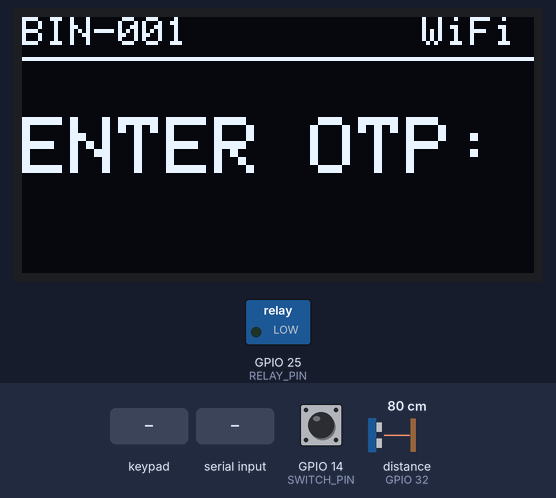
Simulated run of this sketch. Board: ESP32. Parts: 128×64 one-colour display, switched loads named in the sketch (green lamp = pin HIGH). Dashed ring = blinking. The inputs (shaded band) are chosen by the test bench; at power-on: GPIO 14 (SWITCH_PIN) HIGH, distance to the obstacle (sensor on GPIO 32) 80 cm. The echo pulse lasts 58.3 µs per cm; WiFi joins after 1.5 s; servers stay silent unless stated; uploads are accepted with an empty reply; EEPROM starts erased; pins used as bus, display or sensor lines are not drawn; what the sketch prints to the serial monitor is not drawn. At 16.0 s the program restarts the board; the recording ends there.

Above: at 2.8 s.
2.9 s: keypad keys 1 5 4 1 6 1 7 # pressed 0.4 s apart
At 5.2 s:
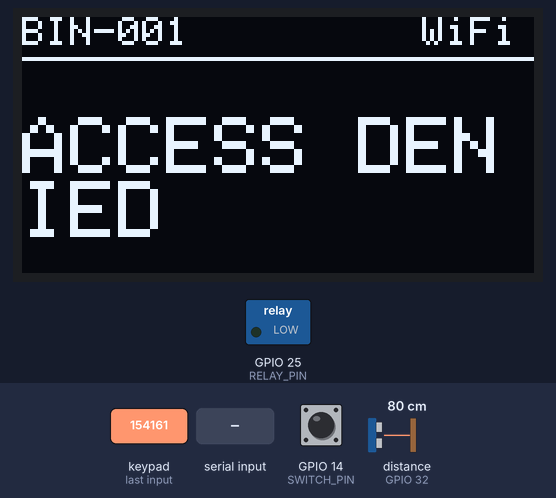
7.6 s: "UNLOCK\n" received over Serial
At 7.98 s:
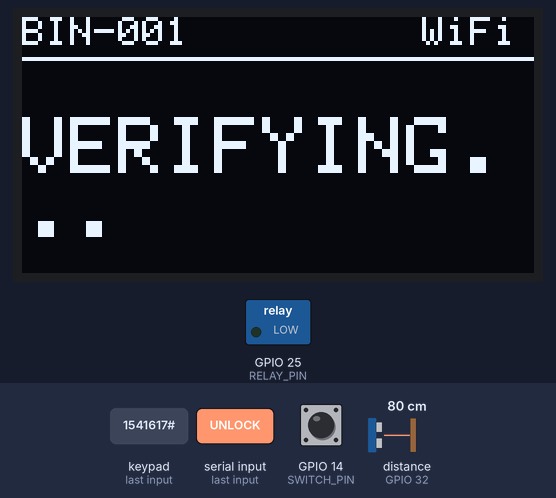
10.6 s: key 'A' pressed
At 13.0 s:
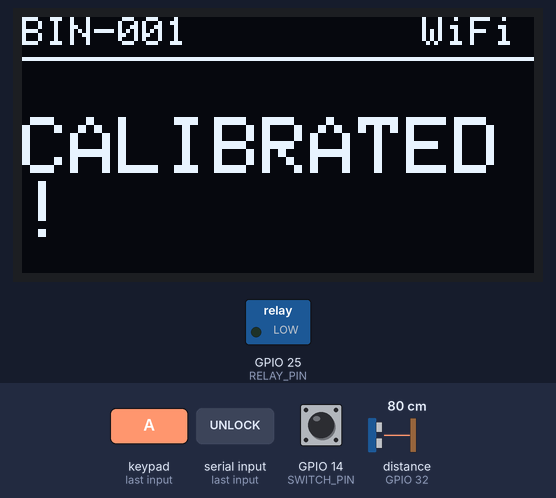
13.6 s: key 'D' pressed
At 14.9 s:
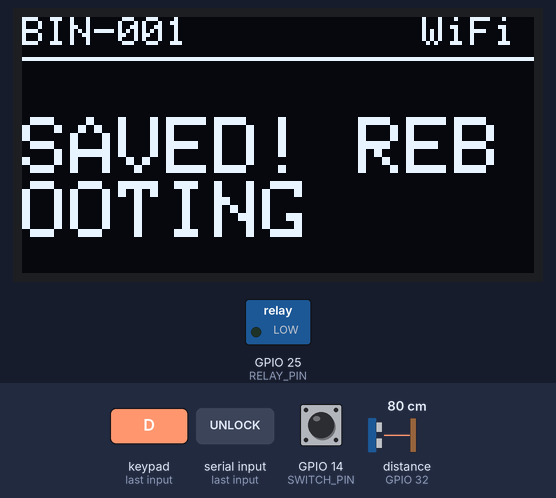
Timing chart, 0 to 16.0 s (numbered marks = the images above; inputs shaded):
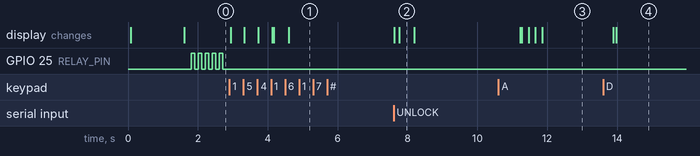

The sketch:

esp32_smart_bin.ino
```cpp
#include <WiFi.h>
#include <WiFiClientSecure.h>
#include <HTTPClient.h>
#include <WiFiManager.h> // https://github.com/tzapu/WiFiManager
#include <Preferences.h>
#include <Wire.h>
#include <Adafruit_GFX.h>
#include <Adafruit_SSD1306.h>
#include <Keypad.h>
#include "config.h"
#include <ctype.h>

// --- PIN MAPPING ---
// OLED I2C
#define SCREEN_WIDTH 128
#define SCREEN_HEIGHT 64
// Custom I2C pins for OLED on the left side
#define OLED_SDA 27
#define OLED_SCL 26
Adafruit_SSD1306 display(SCREEN_WIDTH, SCREEN_HEIGHT, &Wire, -1);

// Keypad (All 8 pins contiguously on the RIGHT side - BOOT button side)
const byte ROWS = 4;
const byte COLS = 4;
char keys[ROWS][COLS] = {
  {'1','2','3','A'},
  {'4','5','6','B'},
  {'7','8','9','C'},
  {'*','0','#','D'}
};
byte rowPins[ROWS] = {15, 4, 16, 17};
byte colPins[COLS] = {5, 18, 19, 23};
Keypad keypad = Keypad(makeKeymap(keys), rowPins, colPins, ROWS, COLS);

// Hardware (All other components moved to the LEFT side)
#define RELAY_PIN 25
#define TRIG_PIN 33
#define ECHO_PIN 32
#define SWITCH_PIN 14

// --- CONFIGURATION ---
// API_URL is now securely defined in config.h
Preferences preferences;
char boxId[40] = "BIN-001";
char ownerPhone[20] = "";
long emptyBaselineDistance = 0;

// Log & Limit Switch Timers
unsigned long lidOpenedTime = 0;
bool isLidOpen = false;
bool leftOpenAlertSent = false;

// State Machine
enum State { STATE_IDLE, STATE_VERIFYING, STATE_AWAIT_DEPOSIT };
State currentState = STATE_IDLE;
String currentInput = "";
bool shouldSaveConfig = false;
unsigned long lastInteractionTime = 0;
bool isScreenOff = false;

// Callback for WiFiManager
WiFiManagerParameter* p_custom_box_id = NULL;
WiFiManagerParameter* p_custom_owner_phone = NULL;

void saveConfigCallback() {
  if (p_custom_box_id && p_custom_owner_phone) {
    Serial.println("--- CALLBACK TRIGGERED ---");

    // Print what WiFiManager captured
    String newPhone = String(p_custom_owner_phone->getValue());
    Serial.println("New Phone from Portal: '" + newPhone + "'");

    // Store in global array
    newPhone.toCharArray(ownerPhone, 20);
    preferences.putString("ownerPhone", String(ownerPhone));

    // Check Box ID as well
    String newBox = String(p_custom_box_id->getValue());
    newBox.toCharArray(boxId, 40);
    preferences.putString("boxId", String(boxId));

    Serial.println("NVS Save Complete! Memory now holds: " + String(ownerPhone));
    Serial.println("--------------------------");
  }
}

void sendLogToServer(String event, String details = "") {
  if (WiFi.status() == WL_CONNECTED) {
    WiFiClientSecure client;
    client.setInsecure();
    client.setTimeout(5);

    HTTPClient http;
    http.setTimeout(5000);

    String logUrl = String(API_URL);
    logUrl.replace("verify-otp", "log"); // Hack to reuse config URL base

    http.begin(client, logUrl);
    http.addHeader("Content-Type", "application/json");

    String payload = "{\"boxId\":\"" + String(boxId) + "\",\"ownerPhone\":\"" + String(ownerPhone) + "\",\"event\":\"" + event + "\",\"details\":\"" + details + "\"}";

    int httpResponseCode = http.POST(payload);
    Serial.println("[LOG SENDER] Event: " + event + " | Response: " + String(httpResponseCode));
    http.end();
  }
}

void setup() {
  Serial.begin(115200);

  // Init Pins
  pinMode(RELAY_PIN, OUTPUT);
  digitalWrite(RELAY_PIN, LOW); // Locked by default
  pinMode(TRIG_PIN, OUTPUT);
  pinMode(ECHO_PIN, INPUT);
  pinMode(SWITCH_PIN, INPUT_PULLUP);

  // Init OLED
  Wire.begin(OLED_SDA, OLED_SCL);

  if(!display.begin(SSD1306_SWITCHCAPVCC, 0x3C)) {
    Serial.println(F("SSD1306 allocation failed. Running in Serial-only mode."));
    // Removed infinite loop so we can test without OLED
  } else {
    display.clearDisplay();
    display.setTextColor(SSD1306_WHITE);
    display.setTextSize(1);
    display.setCursor(0,0);
    display.println(F("Booting up..."));
    display.display();
  }

  // Init NVS (Preferences)
  preferences.begin("smartbin", false);
  String savedBoxId = preferences.getString("boxId", "BIN-001");
  savedBoxId.toCharArray(boxId, 40);
  String savedPhone = preferences.getString("ownerPhone", "");
  savedPhone.toCharArray(ownerPhone, 20);
  emptyBaselineDistance = preferences.getLong("baseline", 50); // Default 50cm calibration

  Serial.println("\n--- DEBUG INFO ---");
  Serial.println("Loaded Box ID: " + String(boxId));
  Serial.println("Loaded Phone : '" + String(ownerPhone) + "'");
  Serial.println("------------------\n");

  // Dual Mode / Captive Portal
  WiFiManager wm;

  // Create custom input fields using global pointers
  if (!p_custom_box_id) p_custom_box_id = new WiFiManagerParameter("boxid", "Smart Bin ID (e.g. BIN-001)", boxId, 40);
  if (!p_custom_owner_phone) p_custom_owner_phone = new WiFiManagerParameter("ownerphone", "Owner WhatsApp (e.g. 919876543210)", ownerPhone, 20);

  wm.addParameter(p_custom_box_id);
  wm.addParameter(p_custom_owner_phone);
  wm.setSaveConfigCallback(saveConfigCallback);

  display.clearDisplay();
  display.setTextSize(1);
  display.setCursor(0,0);
  display.println(F("SMART BIN SETUP"));
  display.drawLine(0, 10, 128, 10, SSD1306_WHITE);

  display.setCursor(0, 18);
  display.println(F("Connecting to WiFi.."));
  display.println(F("If failed, join AP:"));
  display.println(F("> SmartBin-Setup"));
  display.display();

  // This will try to connect. If it fails, it spins up an AP named "SmartBin-Setup"
  if (!wm.autoConnect("SmartBin-Setup")) {
    Serial.println(F("Failed to connect and hit timeout"));
    delay(3000);
    ESP.restart();
  }

  // We no longer need to manually check shouldSaveConfig here
  // because it's handled instantly inside saveConfigCallback!

  display.clearDisplay();
  updateDisplay("ENTER OTP:");
}

void loop() {
  // Wi-Fi Connection Monitoring
  static bool wasConnected = true;
  if (WiFi.status() != WL_CONNECTED) {
    if (wasConnected) {
      wasConnected = false;
      updateDisplay("NO WI-FI!");
      Serial.println("[NETWORK] Wi-Fi Disconnected!");
    }
  } else {
    if (!wasConnected) {
      wasConnected = true;
      updateDisplay("ENTER OTP:");
      Serial.println("[NETWORK] Wi-Fi Reconnected!");
    }
  }

  // Screen Saver Logic (turn off OLED after 30s of idle)
  if (currentState == STATE_IDLE && !isScreenOff && (millis() - lastInteractionTime > 30000)) {
    display.ssd1306_command(SSD1306_DISPLAYOFF);
    isScreenOff = true;
    Serial.println("Screen Saver Active (OLED off)");
  }

  // Limit Switch LID_LEFT_OPEN Logic
  if (digitalRead(SWITCH_PIN) == HIGH) {
    if (!isLidOpen) {
      isLidOpen = true;
      lidOpenedTime = millis();
      leftOpenAlertSent = false;

      if (currentState == STATE_IDLE) {
        sendLogToServer("TAMPER_ALERT", "Lid forced open without OTP!");
        // Optional: Rapidly toggle relay to make noise
        for (int i = 0; i < 5; i++) {
          digitalWrite(RELAY_PIN, HIGH); delay(100);
          digitalWrite(RELAY_PIN, LOW); delay(100);
        }
      }
    } else if (!leftOpenAlertSent && (millis() - lidOpenedTime > 60000)) {
      sendLogToServer("LID_LEFT_OPEN");
      leftOpenAlertSent = true;
    }
  } else {
    if (isLidOpen) {
      isLidOpen = false;
      if (leftOpenAlertSent) {
        sendLogToServer("LID_CLOSED");
      }
      // Check Capacity on close
      delay(1000); // Wait for packages to settle
      long currentDist = getDistance();
      if (currentDist > 0 && currentDist < (emptyBaselineDistance * 0.25)) {
        sendLogToServer("BIN_FULL", "Capacity > 75% full");
      }
    }
  }

  switch (currentState) {
    case STATE_IDLE:
      handleKeypadInput();
      break;
    case STATE_VERIFYING:
      verifyOTP();
      break;
    case STATE_AWAIT_DEPOSIT:
      awaitDeposit();
      break;
  }
}

void handleKeypadInput() {
  char key = keypad.getKey();

  // Serial fallback for testing without keypad
  if (Serial.available() > 0) {
    key = Serial.read();
    if (key == '\n' || key == '\r') return;
    key = toupper(key);
  }

  if (key) {
    // Wake up screen if necessary
    if (isScreenOff) {
      display.ssd1306_command(SSD1306_DISPLAYON);
      isScreenOff = false;
      Serial.println("Screen Woken Up");
    }
    lastInteractionTime = millis();

    if (key == '*' || key == '#') {
      currentInput = ""; // Clear input
      updateDisplay("ENTER OTP:");
    }
    else if (key == 'A') {
      // Hidden calibration feature
      calibrateSensor();
    }
    else if (key == 'D') {
      // On-Demand AP Setup Mode
      updateDisplay("SETUP MODE");
      Serial.println("\n--- SETUP MODE ---");
      Serial.println("Starting Config Portal. Connect to 'SmartBin-Setup' Wi-Fi...");

      WiFiManager wm;
      if (!p_custom_box_id) p_custom_box_id = new WiFiManagerParameter("boxid", "Smart Bin ID (e.g. BIN-001)", boxId, 40);
      if (!p_custom_owner_phone) p_custom_owner_phone = new WiFiManagerParameter("ownerphone", "Owner WhatsApp (e.g. 919876543210)", ownerPhone, 20);

      wm.addParameter(p_custom_box_id);
      wm.addParameter(p_custom_owner_phone);
      wm.setSaveConfigCallback(saveConfigCallback);

      // Strict 2-minute timeout so they can't get stuck forever
      wm.setConfigPortalTimeout(120);
      wm.startConfigPortal("SmartBin-Setup");

      // WiFiManager skips saveConfigCallback if SSID/Password are left blank!
      // So we force-save whatever is currently in the input boxes right here!
      Serial.println("Exited Setup Mode. Force-saving custom parameters...");

      String newPhone = String(p_custom_owner_phone->getValue());
      if (newPhone.length() >= 10) {
        newPhone.toCharArray(ownerPhone, 20);
        preferences.putString("ownerPhone", String(ownerPhone));
        Serial.println("Force Saved Phone: " + newPhone);
      }

      String newBox = String(p_custom_box_id->getValue());
      if (newBox.length() > 0) {
        newBox.toCharArray(boxId, 40);
        preferences.putString("boxId", String(boxId));
        Serial.println("Force Saved Box ID: " + newBox);
      }

      updateDisplay("SAVED! REBOOTING");
      delay(2000);
      ESP.restart();
    }
    else {
      currentInput += key;

      // Show unmasked input for better UX
      display.clearDisplay();

      // Top Status Bar
      display.setTextSize(1);
      display.setCursor(0,0);
      display.print(boxId);
      display.setCursor(100,0);
      if (WiFi.status() == WL_CONNECTED) display.print("WiFi");
      else display.print("...");

      display.drawLine(0, 10, 128, 10, SSD1306_WHITE);

      // OTP Entry
      display.setCursor(0, 25);
      display.println(F("Enter OTP:"));

      display.setTextSize(2);
      display.setCursor(0, 42);

      // Draw OTP with underscores for empty slots
      String displayStr = "";
      for (int i=0; i<4; i++) {
        if (i < currentInput.length()) displayStr += currentInput.charAt(i);
        else displayStr += "_";
        if (i < 3) displayStr += " ";
      }
      display.print(displayStr);

      display.setTextSize(1);
      display.display();

      if (currentInput.length() == 4) {
        currentState = STATE_VERIFYING;
      }
    }
  }
}

void verifyOTP() {
  updateDisplay("VERIFYING...");

  if (WiFi.status() == WL_CONNECTED) {
    Serial.println("\n[NETWORK] Wi-Fi is connected. Starting HTTPS request...");
    WiFiClientSecure client;
    client.setInsecure(); // Bypass SSL verification

    // Set a strict timeout so it never hangs indefinitely (10 seconds)
    client.setTimeout(10);

    HTTPClient http;
    http.setTimeout(10000); // 10000 milliseconds = 10 seconds

    Serial.println("[NETWORK] Connecting to: " + String(API_URL));
    http.begin(client, API_URL);
    http.addHeader("Content-Type", "application/json");

    // Construct the JSON payload
    String payload = "{\"boxId\":\"" + String(boxId) + "\",\"enteredCode\":\"" + currentInput + "\"}";
    Serial.println("[NETWORK] Sending Payload: " + payload);

    int httpResponseCode = http.POST(payload);
    Serial.println("[NETWORK] HTTP Response Code: " + String(httpResponseCode));

    if (httpResponseCode == 200) {
      String response = http.getString();
      Serial.println("[NETWORK] Server Response: " + response);
      if (response.indexOf("UNLOCK") > 0) {
        unlockBin();
        sendLogToServer("OPEN_SUCCESS");
        currentState = STATE_AWAIT_DEPOSIT;
        lastInteractionTime = millis(); // Start auto-relock timer
        currentInput = "";
        http.end();
        return;
      }
    } else {
      Serial.println("[NETWORK] Request failed or invalid OTP!");
      if (httpResponseCode < 0) {
        Serial.println("[NETWORK] Error: " + http.errorToString(httpResponseCode));
      }
    }
    http.end();
  } else {
    Serial.println("\n[ERROR] Wi-Fi is NOT connected! Cannot verify OTP.");
  }

  // Failed or denied
  sendLogToServer("OPEN_FAIL", "OTP: " + currentInput);
  updateDisplay("ACCESS DENIED");
  delay(3000);
  currentInput = "";
  currentState = STATE_IDLE;
  updateDisplay("ENTER OTP:");
}

void unlockBin() {
  digitalWrite(RELAY_PIN, HIGH);
  display.clearDisplay();
  display.setCursor(0,0);
  display.setTextSize(2);
  display.println(F("UNLOCKED!"));
  display.setTextSize(1);
  display.println(F("Please insert package."));
  display.display();
}

long getDistance() {
  digitalWrite(TRIG_PIN, LOW);
  delayMicroseconds(2);
  digitalWrite(TRIG_PIN, HIGH);
  delayMicroseconds(10);
  digitalWrite(TRIG_PIN, LOW);
  long duration = pulseIn(ECHO_PIN, HIGH, 30000); // 30ms timeout prevents hanging
  if (duration == 0) return 999; // Error / out of range
  return duration * 0.034 / 2;
}

void calibrateSensor() {
  updateDisplay("CALIBRATING...");
  long dist = getDistance();
  if (dist < 999 && dist > 0) {
      emptyBaselineDistance = dist;
      preferences.putLong("baseline", emptyBaselineDistance);
      updateDisplay("CALIBRATED!");
  } else {
      updateDisplay("CALIB FAILED");
  }
  delay(2000);
  currentInput = "";
  updateDisplay("ENTER OTP:");
}

void awaitDeposit() {
  // Auto-Relock if left alone for 30 seconds
  if (millis() - lastInteractionTime > 30000 && digitalRead(SWITCH_PIN) == LOW) {
      digitalWrite(RELAY_PIN, LOW); // Lock
      sendLogToServer("AUTO_RELOCKED", "Lid not opened in 30s");
      updateDisplay("RELOCKED!");
      delay(2000);
      currentState = STATE_IDLE;
      updateDisplay("Enter OTP:");
      return;
  }

  long distance = getDistance();

  // If distance drops significantly below baseline, OR user types 'Y' in Serial
  bool simulatedDrop = false;
  if (Serial.available() > 0) {
    char c = toupper(Serial.read());
    if (c == 'Y') simulatedDrop = true;
  }

  if ((distance > 0 && distance < (emptyBaselineDistance - 10)) || simulatedDrop) {
    if (simulatedDrop) Serial.println("\n[SIMULATOR] Package drop detected via Serial!");

    updateDisplay("CLOSE LID");
    Serial.println("Waiting for limit switch to be pressed (lid closed)...");

    // Block infinitely until the limit switch is pressed (LOW)
    while (digitalRead(SWITCH_PIN) == HIGH) {
      delay(100);
    }

    digitalWrite(RELAY_PIN, LOW); // Retract Relay, locking the bin

    updateDisplay("SECURED!");
    sendLogToServer("PACKAGE_DEPOSITED");
    delay(3000);

    currentState = STATE_IDLE;
    lastInteractionTime = millis(); // Reset screen saver timer
    updateDisplay("ENTER OTP:");
  }
}

void updateDisplay(String msg) {
  Serial.println("\n[DISPLAY] " + msg);
  display.clearDisplay();

  // Top Status Bar
  display.setTextSize(1);
  display.setCursor(0,0);
  display.print(boxId);
  display.setCursor(100,0);
  if (WiFi.status() == WL_CONNECTED) display.print("WiFi");
  else display.print("...");

  display.drawLine(0, 10, 128, 10, WHITE);

  display.setCursor(0, 25);
  display.setTextSize(2);
  display.println(msg);
  display.setTextSize(1);
  display.display();
}
```

config.example.h
```cpp
#ifndef CONFIG_H
#define CONFIG_H

// Rename this file to 'config.h' and replace the URL with your actual endpoint.
#define API_URL "https://YOUR_DOMAIN.com/api/verify-otp"

#endif
```

Measured:
- after the input at 2.9 s, the display: first changes at once (image 1 shows a later state)
- after the input at 10.6 s, the display: first differs from a run without the input after 1.3 s (image 3)
- after the input at 13.6 s, the display: first differs from a run without the input after 0.37 s (image 4)
- by itself, GPIO 25 (RELAY_PIN): alternates HIGH for 0.10 s and LOW for 0.10 s
- what the display in image 2 shows lasts 0.4 s, from 7.8 s to 8.2 s
